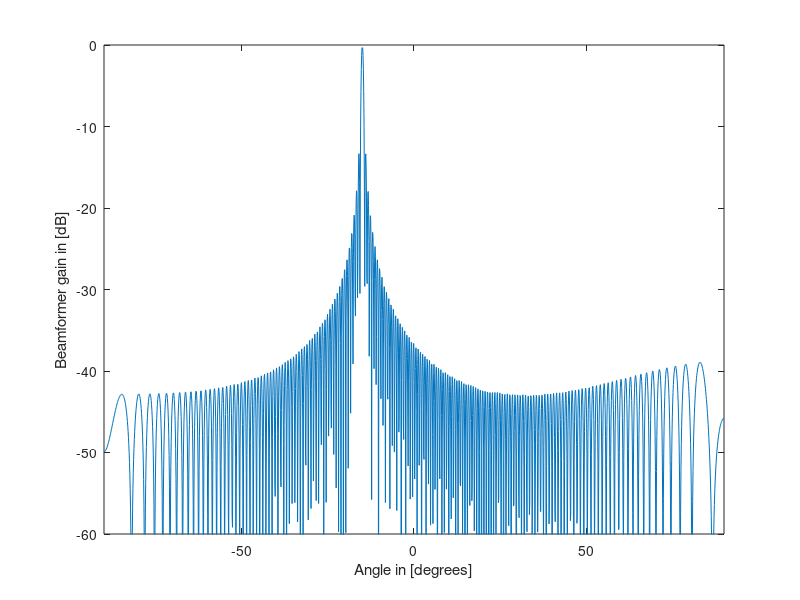

Write the MATLAB code that produced this figure.
clear all;
close all;
clear classes;
clc;

%% Assign 1
% 1. Setup the ULA settings as in figure 1 of the assignment

N = 140;                  % Number of sensors
c = 3*10^8;
f = 2*10^9;     
dx = 0.625*c/f;      % meters of element spacing in x-direction 
dy =0;               % meters of element spacing in y-direction 

theta=-90:0.1:90;
u0=sind(-15);
u=sind(theta)-u0;

s= (1/N^2)*(abs(sin(N*pi*0.625*u)./sin(pi*0.625*u))).^2;
s1= 10*log10(s); 
plot(theta,s1);
xlabel('Angle in [degrees]')
ylabel('Beamformer gain in [dB]')
axis([-90 90 -60 0]);